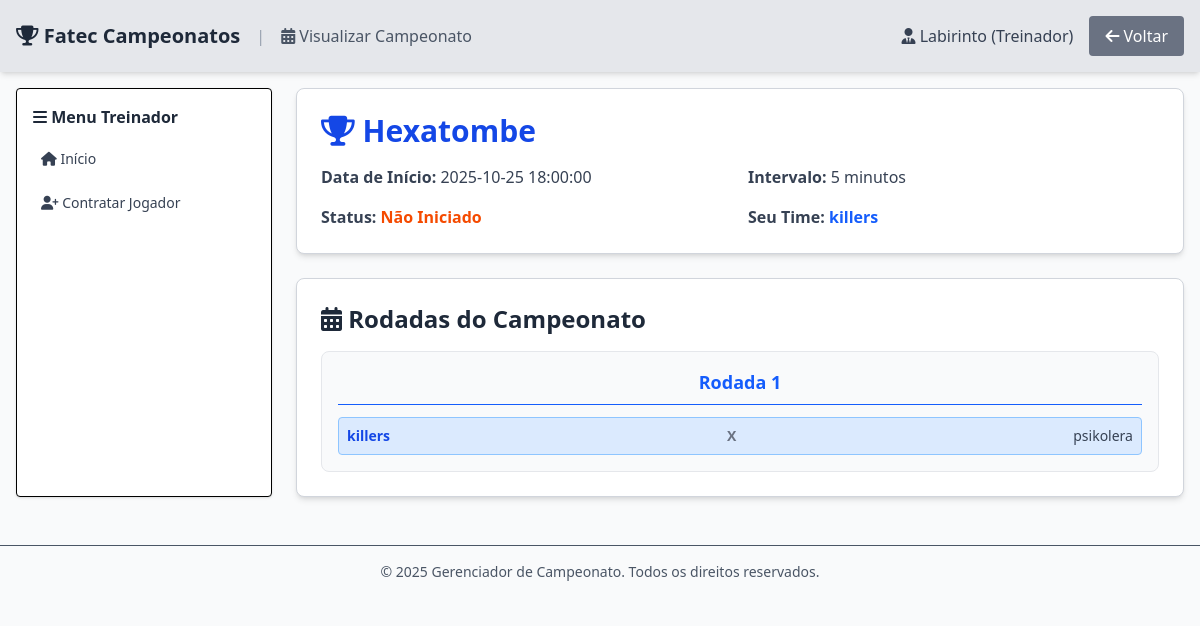
Screenshot of /viewChampionship.php?id=1 (signed in) with the database file from the repository.
### tables this page shows
CREATE TABLE `tbl_campeonatos` (
  `id_campeonato` int(11) NOT NULL,
  `titulo` varchar(100) NOT NULL,
  `data_inicio` datetime NOT NULL,
  `intervalo_minutos` int(11) NOT NULL DEFAULT 1440,
  `iniciado` tinyint(4) NOT NULL DEFAULT 0,
  `pontos_vitoria` int(11) DEFAULT 3,
  `pontos_empate` int(11) DEFAULT 1,
  `pontos_derrota` int(11) DEFAULT 0,
  `criado_em` timestamp NOT NULL DEFAULT current_timestamp()
);

CREATE TABLE tbl_usuarios_time (
  id_usuario INT NOT NULL,
  id_time INT NOT NULL,
  PRIMARY KEY (id_usuario, id_time),
  INDEX (id_time),
  FOREIGN KEY (id_usuario) REFERENCES tbl_usuarios(id_usuario) ON DELETE CASCADE,
  FOREIGN KEY (id_time) REFERENCES tbl_times(id_time) ON DELETE CASCADE
);

CREATE TABLE tbl_times (
  id_time INT AUTO_INCREMENT PRIMARY KEY,
  id_campeonato INT DEFAULT NULL,
  nome VARCHAR(120) NOT NULL,
  cidade VARCHAR(100) DEFAULT NULL,
  INDEX (id_campeonato)
);

### viewChampionship.php (the view, shortened to what this page needs)
<?php
require_once('conecta.php');
$credentials = json_decode($_COOKIE['credentials'], true);
$userId = (int)$credentials['id'];
$userCargo = (int)$credentials['cargo'];
$id_campeonato = (int)$_GET['id'];
$stmtCampeonato = mysqli_stmt_init($connection);
$queryCampeonato = "SELECT * FROM tbl_campeonatos WHERE id_campeonato = ?";
if (!mysqli_stmt_prepare($stmtCampeonato, $queryCampeonato)) {
    die("Erro ao preparar query do campeonato");
}
mysqli_stmt_bind_param($stmtCampeonato, "i", $id_campeonato);
mysqli_stmt_execute($stmtCampeonato);
$resultCampeonato = mysqli_stmt_get_result($stmtCampeonato);
$campeonato = mysqli_fetch_assoc($resultCampeonato);
$userTeamName = null;
if ($userCargo == 0 || $userCargo == 1) {
    $stmtUserTeam = mysqli_stmt_init($connection);
    $queryUserTeam = "SELECT ut.id_time, t.nome
                      FROM tbl_usuarios_time ut
                      INNER JOIN tbl_times t ON ut.id_time = t.id_time
                      WHERE ut.id_usuario = ? AND t.id_campeonato = ?";
    if (mysqli_stmt_prepare($stmtUserTeam, $queryUserTeam)) {
        mysqli_stmt_bind_param($stmtUserTeam, "ii", $userId, $id_campeonato);
        mysqli_stmt_execute($stmtUserTeam);
        $resultUserTeam = mysqli_stmt_get_result($stmtUserTeam);
        if ($row = mysqli_fetch_assoc($resultUserTeam)) {
            $userTeamName = $row['nome'];
        }
    }
}
?>
<!DOCTYPE html>
<html lang="pt-br">
<head>
    <script src="https://cdn.jsdelivr.net/npm/@tailwindcss/browser@4"></script>
</head>
<body class="bg-gray-50 min-h-screen">
    <nav class="flex flex-row justify-between items-center p-4 bg-gray-200 shadow-md">
        <div class="flex items-center gap-4">
            <a href="MenuPrincipal.php" class="text-xl font-bold text-gray-800 hover:text-blue-500 transition">
                <i class="fas fa-trophy"></i> Fatec Campeonatos
            </a>
            <span class="text-gray-400">|</span>
            <span class="text-gray-600">
                <i class="fas fa-calendar-alt"></i> Visualizar Campeonato
            </span>
        </div>
        <div class="flex flex-row items-center space-x-4">
            <h3 class="text-gray-700">
                <?php
                $cargoLabel = ['Jogador', 'Treinador', 'Administrador'][$userCargo] ?? 'Usuário';
                $cargoIcon = ['fa-user', 'fa-user-tie', 'fa-user-shield'][$userCargo] ?? 'fa-user';
                ?>
                <i class="fas <?php echo $cargoIcon; ?>"></i>
                <?php echo htmlspecialchars($credentials['name'], ENT_QUOTES, 'UTF-8'); ?>
                (<?php echo $cargoLabel; ?>)
            </h3>
            <a href="MenuPrincipal.php" class="bg-gray-500 text-white py-2 px-4 rounded hover:bg-gray-600 transition">
                <i class="fas fa-arrow-left"></i> Voltar
            </a>
        </div>
    </nav>
    <div class="flex gap-6 p-4">
        <?php if ($userCargo == 2): ?>
        <aside class="w-64 bg-white border rounded shadow p-4">
            <h3 class="font-semibold mb-3 text-gray-800">
                <i class="fas fa-bars"></i> Menu Administrador
            </h3>
            <nav class="space-y-2 text-sm">
                <a href="MenuPrincipal.php" class="block text-gray-700 hover:text-blue-600 hover:bg-gray-50 p-2 rounded transition">
                    <i class="fas fa-home"></i> Início
                </a>
                <a href="register.php" class="block text-gray-700 hover:text-blue-600 hover:bg-gray-50 p-2 rounded transition">
                    <i class="fas fa-user-plus"></i> Cadastrar Usuário
                </a>
                <a href="registerTeam.php" class="block text-gray-700 hover:text-blue-600 hover:bg-gray-50 p-2 rounded transition">
                    <i class="fas fa-users"></i> Cadastrar Time
                </a>
                <a href="registerChampionship.php" class="block text-gray-700 hover:text-blue-600 hover:bg-gray-50 p-2 rounded transition">
                    <i class="fas fa-trophy"></i> Cadastrar Campeonato
                </a>
                <a href="associateTrainerTeam.php" class="block text-gray-700 hover:text-blue-600 hover:bg-gray-50 p-2 rounded transition">
                    <i class="fas fa-link"></i> Associar Treinador-Time
                </a>
                <a href="associateTeamChampionship.php" class="block text-gray-700 hover:text-blue-600 hover:bg-gray-50 p-2 rounded transition">
                    <i class="fas fa-link"></i> Associar Time-Campeonato
                </a>
                <a href="manageChampionships.php" class="block text-gray-700 hover:text-blue-600 hover:bg-gray-50 p-2 rounded transition">
                    <i class="fas fa-list"></i> Ver Campeonatos
                </a>
            </nav>
        </aside>
        <?php elseif ($userCargo == 1): ?>
        <aside class="w-64 bg-white border rounded shadow p-4">
            <h3 class="font-semibold mb-3 text-gray-800">
                <i class="fas fa-bars"></i> Menu Treinador
            </h3>
            <nav class="space-y-2 text-sm">
                <a href="MenuPrincipal.php" class="block text-gray-700 hover:text-blue-600 hover:bg-gray-50 p-2 rounded transition">
                    <i class="fas fa-home"></i> Início
                </a>
                <a href="trainner.php" class="block text-gray-700 hover:text-blue-600 hover:bg-gray-50 p-2 rounded transition">
                    <i class="fas fa-user-plus"></i> Contratar Jogador
                </a>
            </nav>
        </aside>
        <?php endif; ?>
        <div class="flex-1">
            <div class="bg-white border border-gray-300 rounded-lg shadow-md p-6 mb-6">
                <h1 class="text-3xl font-bold text-blue-700 mb-4">
                    <i class="fas fa-trophy"></i> <?php echo htmlspecialchars($campeonato['titulo'], ENT_QUOTES, 'UTF-8'); ?>
                </h1>
                <div class="grid grid-cols-2 gap-4 text-gray-700">
                    <p><strong>Data de Início:</strong> <?php echo htmlspecialchars($campeonato['data_inicio'], ENT_QUOTES, 'UTF-8'); ?></p>
                    <p><strong>Intervalo:</strong> <?php echo (int)$campeonato['intervalo_minutos']; ?> minutos</p>
                    <p><strong>Status:</strong>
                        <span class="<?php echo ($campeonato['iniciado'] ? 'text-green-600' : 'text-orange-600'); ?> font-semibold">
                            <?php echo ($campeonato['iniciado'] ? 'Iniciado' : 'Não Iniciado'); ?>
                        </span>
                    </p>
                    <?php if ($userCargo == 0 || $userCargo == 1): ?>
                        <p><strong>Seu Time:</strong>
                            <span class="text-blue-600 font-semibold">
                                <?php echo $userTeamName ? htmlspecialchars($userTeamName, ENT_QUOTES, 'UTF-8') : 'Não vinculado'; ?>
                            </span>
                        </p>
                    <?php endif; ?>
                </div>
            </div>
            <?php
            $stmtTimes = mysqli_stmt_init($connection);
            $queryTimes = "SELECT id_time, nome FROM tbl_times WHERE id_campeonato = ? ORDER BY nome";
            if (!mysqli_stmt_prepare($stmtTimes, $queryTimes)) {
                die("Erro ao preparar query de times");
            }
            mysqli_stmt_bind_param($stmtTimes, "i", $id_campeonato);
            mysqli_stmt_execute($stmtTimes);
            $resultTimes = mysqli_stmt_get_result($stmtTimes);
            $times = [];
            while ($t = mysqli_fetch_assoc($resultTimes)) {
                $times[] = $t['nome'];
            }
            if (count($times) < 2) {
                echo "<div class='bg-red-100 border border-red-300 text-red-700 rounded-lg p-4'>";
                echo "<i class='fas fa-exclamation-triangle'></i> ";
                echo "<strong>Atenção:</strong> Não é possível montar um campeonato com menos de 2 times vinculados.";
                echo "</div>";
            } else {
                $numTimes = count($times);
                $rodadas = ($numTimes % 2 == 0) ? $numTimes - 1 : $numTimes;
                $timesList = $times;
                $numTimesList = count($timesList);
                $rodadasArr = [];
                $tempTimesList = $timesList;
                for ($rodada = 1; $rodada <= $rodadas; $rodada++) {
                    $jogosRodada = [];
                    for ($i = 0; $i < $numTimesList / 2; $i++) {
                        $casa = $tempTimesList[$i];
                        $fora = $tempTimesList[$numTimesList - 1 - $i];
                        if ($casa != 'BYE' && $fora != 'BYE') {
                            $jogosRodada[] = ['casa' => $casa, 'fora' => $fora];
                        }
                    }
                    $rodadasArr[] = $jogosRodada;
                    array_splice($tempTimesList, 1, 0, array_splice($tempTimesList, -1));
                }
                if ($userCargo == 0 && $userTeamName) {
                    $jogosDoUsuario = [];
                    foreach ($rodadasArr as $idx => $jogosRodada) {
                        foreach ($jogosRodada as $jogo) {
                            if ($jogo['casa'] === $userTeamName || $jogo['fora'] === $userTeamName) {
                                $jogosDoUsuario[] = [
                                    'rodada' => $idx + 1,
                                    'casa' => $jogo['casa'],
                                    'fora' => $jogo['fora']
                                ];
                            }
                        }
                    }
                    echo "<div class='bg-white border border-gray-300 rounded-lg shadow-md p-6'>";
                    echo "<h2 class='text-2xl font-bold text-gray-800 mb-4'>";
                    echo "<i class='fas fa-futbol'></i> Seus Jogos no Campeonato";
                    echo "</h2>";
                    if (empty($jogosDoUsuario)) {
                        echo "<p class='text-gray-600 italic'>Nenhum jogo encontrado para seu time neste campeonato.</p>";
                    } else {
                        echo "<div class='space-y-3'>";
                        foreach ($jogosDoUsuario as $jogo) {
                            $isCasa = ($jogo['casa'] === $userTeamName);
                            echo "<div class='bg-gray-50 border border-gray-200 rounded-lg p-4'>";
                            echo "<p class='text-sm text-gray-600 mb-2'><strong>Rodada " . $jogo['rodada'] . "</strong></p>";
                            echo "<div class='flex items-center justify-center gap-4 text-lg'>";
                            echo "<span class='" . ($isCasa ? "font-bold text-blue-600" : "text-gray-700") . "'>" . htmlspecialchars($jogo['casa'], ENT_QUOTES, 'UTF-8') . "</span>";
                            echo "<span class='text-gray-500 font-semibold'>X</span>";
                            echo "<span class='" . (!$isCasa ? "font-bold text-blue-600" : "text-gray-700") . "'>" . htmlspecialchars($jogo['fora'], ENT_QUOTES, 'UTF-8') . "</span>";
                            echo "</div>";
                            echo "</div>";
                        }
                        echo "</div>";
                    }
                    echo "</div>";
                } else {
                    echo "<div class='bg-white border border-gray-300 rounded-lg shadow-md p-6'>";
                    echo "<h2 class='text-2xl font-bold text-gray-800 mb-4'>";
                    echo "<i class='fas fa-calendar-alt'></i> Rodadas do Campeonato";
                    echo "</h2>";
                    $colsClass = min($rodadas, 4);
                    echo "<div class='grid grid-cols-1 md:grid-cols-2 lg:grid-cols-" . $colsClass . " gap-4'>";
                    foreach ($rodadasArr as $idx => $jogosRodada) {
                        echo "<div class='bg-gray-50 border border-gray-200 rounded-lg p-4'>";
                        echo "<h3 class='text-lg font-semibold text-blue-600 mb-3 text-center border-b pb-2'>Rodada " . ($idx + 1) . "</h3>";
                        echo "<div class='space-y-2'>";
                        foreach ($jogosRodada as $jogo) {
                            $destacarCasa = ($userCargo == 1 && $userTeamName && $jogo['casa'] === $userTeamName);
                            $destacarFora = ($userCargo == 1 && $userTeamName && $jogo['fora'] === $userTeamName);
                            echo "<div class='flex items-center justify-between text-sm p-2 rounded " . ($destacarCasa || $destacarFora ? "bg-blue-100 border border-blue-300" : "bg-white") . "'>";
                            echo "<span class='" . ($destacarCasa ? "font-bold text-blue-700" : "text-gray-700") . "'>" . htmlspecialchars($jogo['casa'], ENT_QUOTES, 'UTF-8') . "</span>";
                            echo "<span class='text-gray-500 font-semibold mx-2'>X</span>";
                            echo "<span class='" . ($destacarFora ? "font-bold text-blue-700" : "text-gray-700") . "'>" . htmlspecialchars($jogo['fora'], ENT_QUOTES, 'UTF-8') . "</span>";
                            echo "</div>";
                        }
                        echo "</div>";
                        echo "</div>";
                    }
                    echo "</div>";
                    echo "</div>";
                }
            }
            ?>
        </div>
    </div>
    <footer class="text-center mt-8 py-4 text-sm text-gray-600 border-t">
        <p>&copy; 2025 Gerenciador de Campeonato. Todos os direitos reservados.</p>
    </footer>
</body>
</html>

### rows the page displays
tbl_campeonatos: titulo "Hexatombe", data_inicio "2025-10-25 18:00:00", intervalo_minutos "5"
tbl_usuarios_time: id_time.nome "killers"

### other values shown
$credentials['name'] "Labirinto"
$cargoLabel "Treinador"
$jogo['casa'] "killers"
$jogo['fora'] "psikolera"
